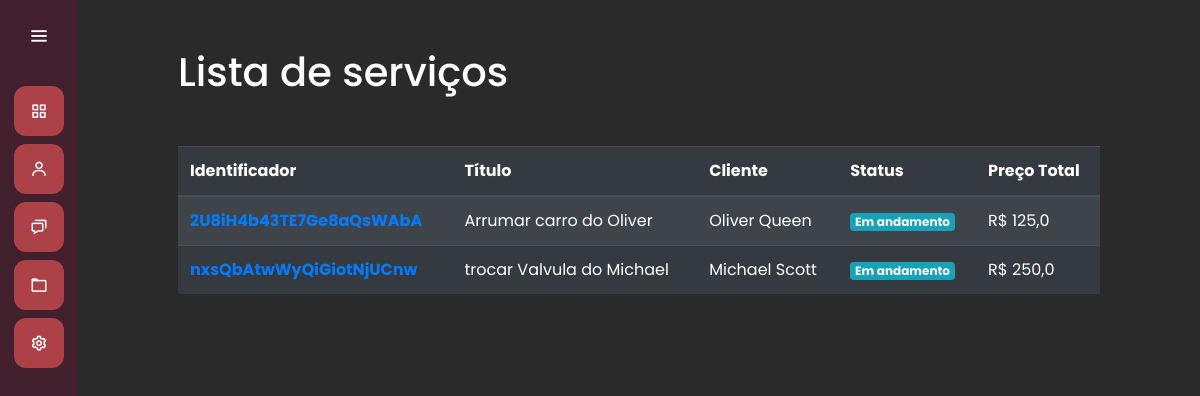
The page / on the database its author committed.
### servicos/models.py (models this page shows, shortened)
class Servico(models.Model):
    titulo = models.CharField(max_length=30)
    cliente = models.ForeignKey(Cliente, on_delete=models.SET_NULL, null=True)
    categoria_manutencao = models.ManyToManyField(CategoriaManutencao)
    data_inicio = models.DateField(null=True)
    data_entrega = models.DateField(null=True)
    finalizado = models.BooleanField(default=False)
    protocolo = models.CharField(max_length=52, null=True, blank=True)
    identificador = models.CharField(max_length=24, null=True, blank=True)
    def preco_total(self):
        preco_total = float(0)
        for categoria in self.categoria_manutencao.all():
            preco_total += float(categoria.preco)
        return preco_total

class CategoriaManutencao(models.Model):
    titulo = models.CharField(max_length=3, choices=ChoicesCategoriaManutencao.choices)
    preco = models.DecimalField(max_digits=8, decimal_places=2)

### clientes/models.py (models this page shows)
class Cliente(models.Model):
    nome = models.CharField('Nome', max_length=50)
    sobrenome = models.CharField('Sobrenome', max_length=50)
    email = models.EmailField('Email', max_length=50)
    cpf = models.CharField('CPF', max_length=12)
    def __str__(self):
        return f'{self.nome} {self.sobrenome}'

### servicos/views.py (the view)
# urls.py: path('', listar_servico),
def listar_servico(request):
    if request.method == "GET":
        servicos = Servico.objects.all()
        return render(request, 'listar_servico.html', {'servicos': servicos})

### servicos/templates/listar_servico.html (shortened to what this page needs)
{% extends 'base.html' %}
{% load static %}
{% block 'head' %}
    <link rel="stylesheet" href="{% static 'clientes/css/clientes.css' %}">
    <link rel="stylesheet" href="{% static 'servicos/css/listar_servico.css' %}">
{% endblock %}
{% block 'dashboard' %}
    <br>
    <br>
    <div class="container-fluid distanciamento">
        <h1>Lista de serviços</h1>
        <table class="table table-striped table-dark">
          <thead>
            <tr>
              <th scope="col">Identificador</th>
              <th scope="col">Título</th>
              <th scope="col">Cliente</th>
              <th scope="col">Status</th>
              <th scope="col">Preço Total</th>
            </tr>
          </thead>
          <tbody>
            {% for servico in servicos %}
            <tr>
              <th scope="row"><a href="{% url 'servico' servico.identificador %}">{{servico.identificador}}</a></th>
              <td>{{servico.titulo}}</td>
              <td>{{servico.cliente}}</td>
              <td>
              {% if servico.finalizado %}
                <span class="badge badge-success">Finalizado</span>
              {% else %}
                <span class="badge badge-info">Em andamento</span>
              {% endif %}
              </td>
              <td>R$ {{servico.preco_total}}</td>
            </tr>
            {% endfor %}
          </tbody>
        </table>
    </div>
{% endblock %}

### templates/base.html (shortened to what this page needs)
{% load static %}
<!doctype html>
<html lang="pt-BR">
  <head>
    <link rel="stylesheet" href="https://cdn.jsdelivr.net/npm/bootstrap@4.6.1/dist/css/bootstrap.min.css">
    <link rel="stylesheet" href="{% static 'general/css/base.css' %}">
    <link rel="stylesheet" href="{% static 'general/css/general.css' %}">
    <link href='https://unpkg.com/boxicons@2.0.7/css/boxicons.min.css' rel='stylesheet'>
    {% block 'head' %}{% endblock %}
  </head>
  <body>
    <div class="sidebar">
        <div class="logo-details">
            <i class='bx bx-menu' id="btn" ></i>
        </div>
        <ul class="nav-list">
          <li>
            <a href="#">
              <i class='bx bx-grid-alt'></i>
            </a>
          </li>
          <li>
          <a href="{% url 'clientes' %}">
            <i class='bx bx-user' ></i>
          </a>
        </li>
        <li>
          <a href="#">
            <i class='bx bx-chat' ></i>
          </a>
        </li>
        <li>
          <a href="#">
            <i class='bx bx-folder' ></i>
          </a>
        </li>
        <li>
          <a href="#">
            <i class='bx bx-cog' ></i>
          </a>
        </li>
        </ul>
      </div>
      <section class="home-section">
          {% block 'dashboard'%}
          {% endblock %}
      </section>
  </body>
</html>

### templates/static/general/css/base.css (style rules this page uses)
* { margin: 0; padding: 0; box-sizing: border-box; font-family: "Poppins" , sans-serif; }
.sidebar { position: fixed; left: 0; top: 0; height: 100%; width: 78px; background: var(--dark-color); padding: 6px 14px; z-index: 99; transition: all 0.5s ease; }
.sidebar .logo-details { height: 60px; display: flex; align-items: center; position: relative; }
.sidebar .logo-details #btn { position: absolute; top: 50%; right: 0; transform: translateY(-50%); font-size: 22px; transition: all 0.4s ease; font-size: 23px; text-align: center; cursor: pointer; transition: all 0.5s ease; }
.sidebar i { color: #fff; height: 60px; min-width: 50px; font-size: 28px; text-align: center; line-height: 60px; }
.sidebar .nav-list { margin-top: 20px; height: 100%; }
.sidebar li { position: relative; margin: 8px 0; list-style: none; }
.sidebar li a { display: flex; height: 100%; width: 100%; border-radius: 12px; align-items: center; text-decoration: none; transition: all 0.4s ease; background: var(--main-color); }
.sidebar li i { height: 50px; line-height: 50px; font-size: 18px; border-radius: 12px; }
.home-section { position: relative; min-height: 100vh; top: 0; background: #2A2A2A; left: 78px; color: white; width: calc(100% - 78px); transition: all 0.5s ease; z-index: 2; }

### templates/static/general/css/general.css (style rules this page uses)
:root { --main-color: #ac4147; --dark-color: #411f2d; --light-color: #ffc27f; --contrast-color: #f88863; --differential-color: #ffe29a; }

### templates/static/servicos/css/listar_servico.css (style rules this page uses)
h1 { margin-bottom: 50px; }
.distanciamento { padding: 0 100px; }

### rows shown on the page
Servico: identificador "2U8iH4b43TE7Ge8aQsWAbA", titulo "Arrumar carro do Oliver", cliente "Oliver Queen", finalizado "Em andamento", preco_total "125,0"
Servico: identificador "nxsQbAtwWyQiGiotNjUCnw", titulo "trocar Valvula do Michael", cliente "Michael Scott", finalizado "Em andamento", preco_total "250,0"
